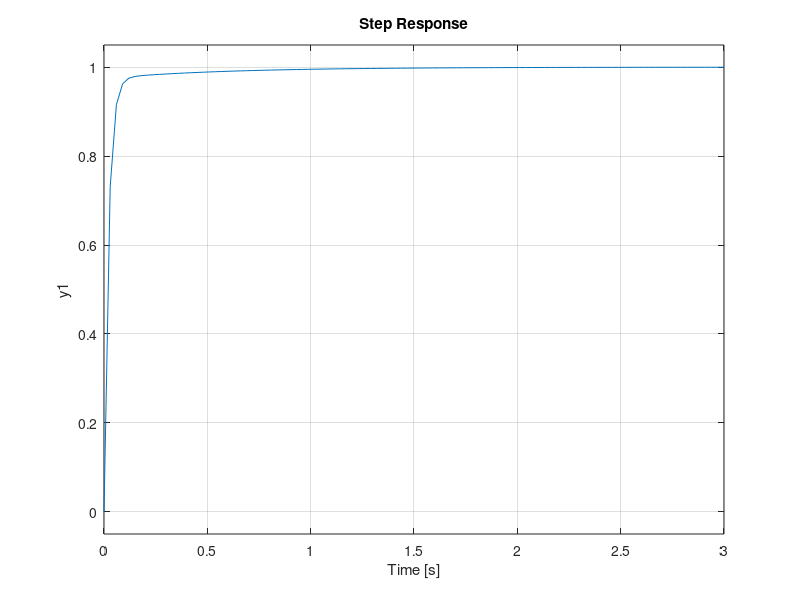

Reproduce this figure in MATLAB.
clc
clear
close all

s = tf('s');
P = 1/(s^2 + 10*s + 20)

Kp = 400;
Ki = 550;
Kd = 45;

C = pid(Kp,Ki,Kd);

T = feedback(C*P,1)

t = 0:0.001:10;

[y1,t] = step(P), grid on;
step(t,T);
